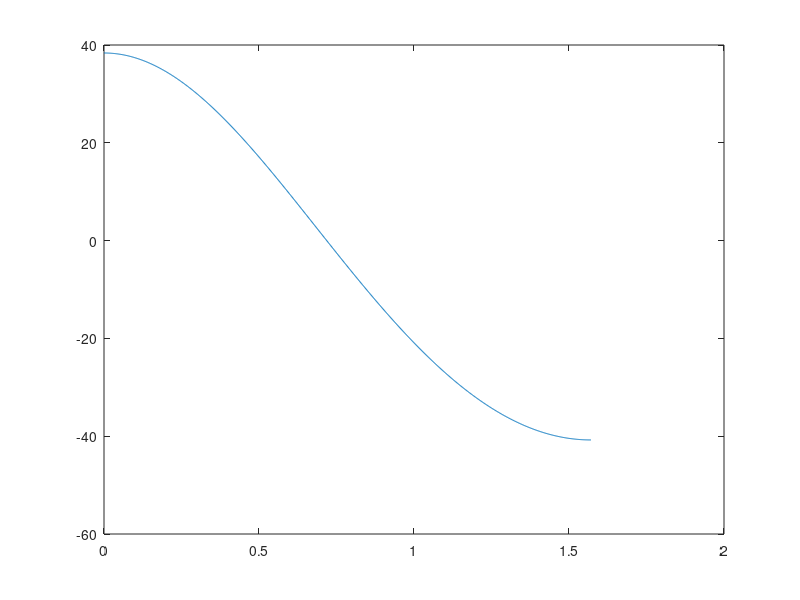
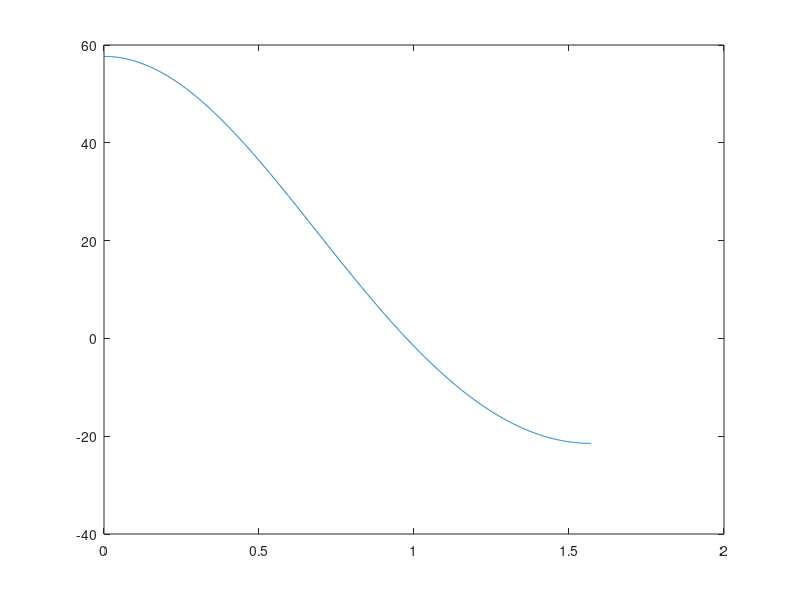
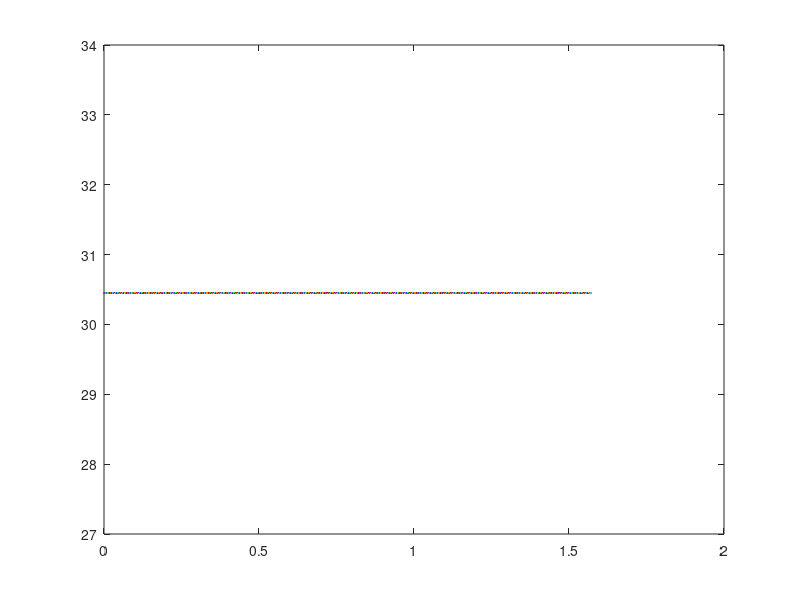

These figures' MATLAB source, in order:
% Script calculates calcite's compensation of group velocity delay (GVM) using BBO (type_I negative uniaxial) crystal,
% acceptance angle, ... all for 100 um BBO
% R.R. 22.May.2012

clear all
close all

% Fundamental wavelength
lambda1=0.8;                         % [um]

% Second harmonic
lambda2=0.4;                         % [um]
theta=(29.2/180)*pi;

the1=0;
the2=pi/2;                           % [rad]
thestep=1000;
d_lambda=1/thestep;
d_theta=(the2-the1)/thestep;

% BBO - Sellmeier index equations from EKSMA (rounded from indexinfo site)

	no  = sqrt(2.7405 + 0.0184 / (lambda1^2-0.0179) - 0.0155*lambda1^2); 
    ne  = sqrt(2.3730 + 0.0128 / (lambda1^2-0.0156) - 0.0044*lambda1^2);
    n2o = sqrt(2.7405 + 0.0184 / (lambda2^2-0.0179) - 0.0155*lambda2^2);
    n2e = sqrt(2.3730 + 0.0128 / (lambda2^2-0.0156) - 0.0044*lambda2^2);    
   
% Angular acceptance angle

    n2e_theta=sqrt(  1/((sin(theta)/(n2e)).^2+(cos(theta)/(n2o)).^2) ); % n2e - for phasematching angle 29.2 deg for 800/400 for BBO
    
    dtheta=theta+d_theta;
    dn_2e_theta= n2e_theta-sqrt(1/((sin(dtheta)/(n2e)).^2+(cos(dtheta)/(n2o)).^2));
    
    double_theta=2*theta;
    delta_theta=(lambda1/(2*100))*(((n2e_theta)^3)*((n2e)^-2-(n2o)^-2)*(sin(double_theta)))^-1    % [rad per 100 um]
    
    % phasematching angle for type_I negative uniaxial crystals:
    content=(((no.^-2)-(n2o.^-2))/((n2e.^-2)-(n2o.^-2))).^0.5;
    theta_PM=asin(content)        % [rad] 
    theta_PM_deg=asind(content)   % or [deg] 
    
    % angle between propagation and optic axis 'c'  
    theta=linspace(the1,the2,thestep); 

    % angular walk-off
    ro_BBO=(1/n2e_theta)*(dn_2e_theta/d_theta)*1e3                              % [mrad]  
    
% Now compensate BBO's GVD using a calcite plate (CaCO3)   

% Sellmeier index taken from refrindexinfo site (Handbook of Optics) with VisualBasic syntax, theta=pi./2
% indices for w(lambda1=800nm) & 2w(lambda2=400nm)

n_o = sqrt( 1 +( 0.8559*lambda1^2/(lambda1^2-0.0588^2) + 0.8391*lambda1^2/(lambda1^2-0.141^2) + 0.0009*lambda1^2/(lambda1^2-0.197^2) + 0.6845*lambda1^2/(lambda1^2-7.005^2) )); 
n_2o= sqrt( 1 +( 0.8559*lambda2^2/(lambda2^2-0.0588^2) + 0.8391*lambda2^2/(lambda2^2-0.141^2) + 0.0009*lambda2^2/(lambda2^2-0.197^2) + 0.6845*lambda2^2/(lambda2^2-7.005^2) )); 
n_e = sqrt( 1 +( 1.0856*lambda1^2/(lambda1^2-0.07897^2) + 0.0988*lambda1^2/(lambda1^2-0.142^2) + 0.317*lambda1^2/(lambda1^2-11.468^2) ));
n_2e= sqrt( 1 +( 1.0856*lambda2^2/(lambda2^2-0.07897^2) + 0.0988*lambda2^2/(lambda2^2-0.142^2) + 0.317*lambda2^2/(lambda2^2-11.468^2) ));

% n calculated for n+dn(f(d_lambda))
n_o_dlambda=sqrt( 1 +( 0.8559*(lambda1+lambda1*d_lambda)^2/((lambda1+lambda1*d_lambda)^2-0.0588^2) + 0.8391*(lambda1+lambda1*d_lambda)^2/((lambda1+lambda1*d_lambda)^2-0.141^2) + 0.0009*(lambda1+lambda1*d_lambda)^2/((lambda1+lambda1*d_lambda)^2-0.197^2) + 0.6845*(lambda1+lambda1*d_lambda)^2/((lambda1+lambda1*d_lambda)^2-7.005^2) )) ;
n_2e_dlambda=sqrt( 1 +( 1.0856*(lambda2+lambda2*d_lambda)^2/((lambda2+lambda2*d_lambda)^2-0.07897^2) + 0.0988*(lambda2+lambda2*d_lambda)^2/((lambda2+lambda2*d_lambda)^2-0.142^2) + 0.317*(lambda2+lambda2*d_lambda)^2/((lambda2+lambda2*d_lambda)^2-11.468^2) ));
n_2o_dlambda=sqrt( 1 +( 0.8559*(lambda2+lambda2*d_lambda)^2/((lambda2+lambda2*d_lambda)^2-0.0588^2) + 0.8391*(lambda2+lambda2*d_lambda)^2/((lambda2+lambda2*d_lambda)^2-0.141^2) + 0.0009*(lambda2+lambda2*d_lambda)^2/((lambda2+lambda2*d_lambda)^2-0.197^2) + 0.6845*(lambda2+lambda2*d_lambda)^2/((lambda2+lambda2*d_lambda)^2-7.005^2) )); 


for k=1:length(theta)

% n = f(theta) for extraordinary (e) @ 800&400 nm
% n_e_theta=sqrt(1/((sin(theta)/(n_e))^2+(cos(theta)/(n_o))^2)); - not needed here
n_2e_theta(k)=sqrt(1/((sin(theta(k))/(n_2e)).^2+(cos(theta(k))/(n_2o)).^2)); 

% dn for 800 nm (o)
dn_o = n_o-n_o_dlambda;
dn_2e(k)= n_2e_theta(k)-sqrt(1/((sin(theta(k))/(n_2e_dlambda)).^2+(cos(theta(k))/(n_2o_dlambda)).^2));

% Calcite compensation 400nm (e), 800nm (o)
dn_dlambda_2e(k)=dn_2e(k)/(lambda2*d_lambda);                        
dn_dlambda_o=dn_o/(lambda1*d_lambda); % for ordinary 800 nm not theta dependent

% Calcite group velocity delay, [fs/100 microns]
GVD(k)=(1/3)*1.e-12*(  (n_2e_theta(k)+lambda2*dn_dlambda_2e(k))-(n_o+lambda2*dn_dlambda_o)  )*1.e15; 

% Walk-off for caclite as f(theta)
dtheta(k)=theta(k)+d_theta;
dn_2e_theta(k)=n_2e_theta(k)-sqrt(    1/((sin(dtheta(k))/(n_2e)).^2+(cos(dtheta(k))/(n_2o)).^2)   );
ro_calcite(k)=(1/n_2e_theta(k))*(dn_2e_theta(k)/d_theta);  %in [rad]
end

% Plots

% Bare calcite GVD, [fs/100um]
figure(1);      
plot(theta,GVD)

% 100um BBO + calcite GVD, [fs/100um]
figure(2);      
GVD_compensated(1:length(theta))= GVD(1:length(theta))+ 19.3; % GVD for 100 micron BBO included
plot(theta,GVD_compensated)

% Theta and GVD in phasematching condition
m=find(theta>=theta_PM,1);
ro_calcite=(1/n_2e_theta(m))*(dn_2e(m)/d_theta)
theta(m)
GVD_compensated(m)

% Angular walk-off in calcite for angle between fundamental propagation direction and optic axis
% c, [mrad]
figure(3);      
ro_calcite=ro_calcite*1e3;
plot(theta,ro_calcite)

